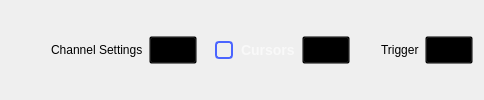
         <widget class="QWidget" name="widget_3" native="true">
          <property name="sizePolicy">
           <sizepolicy hsizetype="Preferred" vsizetype="Fixed">
            <horstretch>0</horstretch>
            <verstretch>0</verstretch>
           </sizepolicy>
          </property>
          <property name="minimumSize">
           <size>
            <width>0</width>
            <height>48</height>
           </size>
          </property>
          <property name="styleSheet">
           <string notr="true">QCheckBox {
  spacing: 8px;
  background-color: transparent;
  font-size: 14px;
  font-weight: bold;

color: rgba(255, 255, 255, 153);
}

QCheckBox::indicator {
width: 14px;
  height: 14px;
  border: 2px solid rgb(74,100,255);
  border-radius: 4px;
}
QCheckBox::indicator:unchecked { background-color: transparent; }
QCheckBox::indicator:checked { background-color: rgb(74,100,255); }

QPushButton {
width: 40px;
  height: 20px;
  background-color: transparent;
}
QPushButton:pressed { border-image: url(:/icons/setup_btn_checked.svg); }
QPushButton:!pressed { border-image: url(:/icons/setup_btn_unchecked.svg); }
QPushButton:hover:!pressed:!checked { border-image: url(:/icons/setup_btn_hover.svg); }
QPushButton:checked { border-image: url(:/icons/setup_btn_checked.svg); }</string>
          </property>
          <layout class="QHBoxLayout" name="horizontalLayout_6">
           <property name="spacing">
            <number>6</number>
           </property>
           <item>
            <spacer name="horizontalSpacer_15">
             <property name="orientation">
              <enum>Qt::Horizontal</enum>
             </property>
             <property name="sizeType">
              <enum>QSizePolicy::Expanding</enum>
             </property>
             <property name="sizeHint" stdset="0">
              <size>
               <width>40</width>
               <height>20</height>
              </size>
             </property>
            </spacer>
           </item>
           <item>
            <widget class="QLabel" name="label">
             <property name="sizePolicy">
              <sizepolicy hsizetype="Fixed" vsizetype="Fixed">
               <horstretch>0</horstretch>
               <verstretch>0</verstretch>
              </sizepolicy>
             </property>
             <property name="text">
              <string>Channel Settings</string>
             </property>
             <property name="general_settings_label" stdset="0">
              <bool>true</bool>
             </property>
            </widget>
           </item>
           <item>
            <widget class="adiscope::CustomPushButton" name="btnChannelSettings">
             <property name="enabled">
              <bool>true</bool>
             </property>
             <property name="text">
              <string/>
             </property>
             <property name="checkable">
              <bool>true</bool>
             </property>
             <attribute name="buttonGroup">
              <string notr="true">settings_group</string>
             </attribute>
            </widget>
           </item>
           <item>
            <spacer name="horizontalSpacer_9">
             <property name="orientation">
              <enum>Qt::Horizontal</enum>
             </property>
             <property name="sizeType">
              <enum>QSizePolicy::Fixed</enum>
             </property>
             <property name="sizeHint" stdset="0">
              <size>
               <width>12</width>
               <height>0</height>
              </size>
             </property>
            </spacer>
           </item>
           <item>
            <layout class="QHBoxLayout" name="horizontalLayout">
             <property name="spacing">
              <number>6</number>
             </property>
             <property name="leftMargin">
              <number>0</number>
             </property>
             <item>
              <widget class="QCheckBox" name="cursorsBox">
               <property name="text">
                <string>Cursors</string>
               </property>
              </widget>
             </item>
             <item>
              <widget class="adiscope::CustomPushButton" name="btnCursors">
               <property name="enabled">
                <bool>false</bool>
               </property>
               <property name="text">
                <string/>
               </property>
               <property name="checkable">
                <bool>true</bool>
               </property>
               <attribute name="buttonGroup">
                <string notr="true">settings_group</string>
               </attribute>
              </widget>
             </item>
            </layout>
           </item>
           <item>
            <widget class="QLabel" name="label_2">
             <property name="text">
              <string/>
             </property>
             <property name="general_settings_label" stdset="0">
              <bool>true</bool>
             </property>
            </widget>
           </item>
           <item>
            <spacer name="horizontalSpacer_8">
             <property name="orientation">
              <enum>Qt::Horizontal</enum>
             </property>
             <property name="sizeType">
              <enum>QSizePolicy::Fixed</enum>
             </property>
             <property name="sizeHint" stdset="0">
              <size>
               <width>12</width>
               <height>0</height>
              </size>
             </property>
            </spacer>
           </item>
           <item>
            <widget class="QLabel" name="triggerLabel">
             <property name="text">
              <string>Trigger</string>
             </property>
             <property name="general_settings_label" stdset="0">
              <bool>true</bool>
             </property>
            </widget>
           </item>
           <item>
            <widget class="adiscope::CustomPushButton" name="btnTrigger">
             <property name="text">
              <string/>
             </property>
             <property name="checkable">
              <bool>true</bool>
             </property>
             <attribute name="buttonGroup">
              <string notr="true">settings_group</string>
             </attribute>
            </widget>
           </item>
          </layout>
         </widget>
